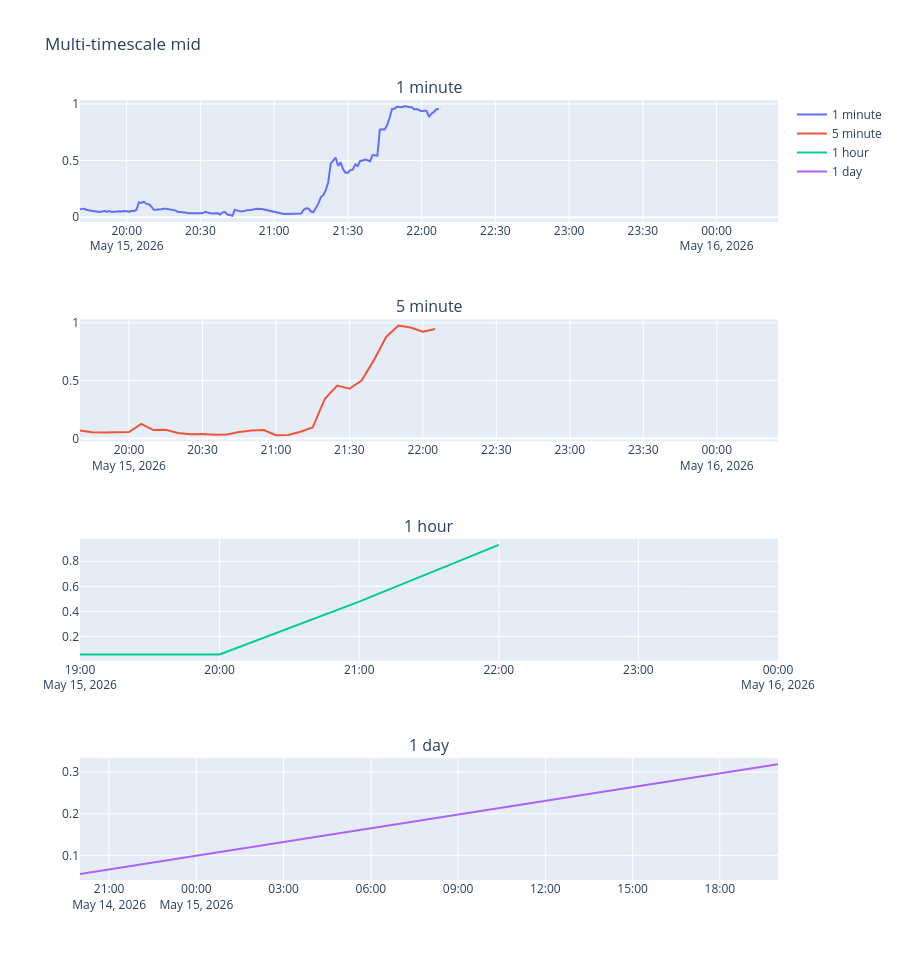

The notebook cell saved with this chart:
### Markdown cell above
## Section 5: Pick a market and look at it

### Code cell
# Pick the market with the most top-of-book changes
most_active = movement.sort_values("distinct_top_bids", ascending=False).iloc[0]
market_id = most_active["market_id"]
print(
    f"Most active market: {market_id} (venue={most_active['venue']}, snapshots={most_active['snapshots']}, distinct_top_bids={most_active['distinct_top_bids']})"
)

aggs = multi_timescale_aggregation(con, market_id)
plot_multi_timescale_overlay(aggs)

### Figure 1 — Plotly figure (JSON) as saved in the notebook; plotly's stock layout.template omitted (floating-point values rounded to 4 significant figures; data arrays with more than 128 entries replaced by an {"elided": "..."} marker saying what was removed)
{"data": [{"mode": "lines", "name": "1 minute", "x": {"elided": "266 str values"}, "y": {"elided": "266 float values"}, "type": "scatter", "xaxis": "x", "yaxis": "y"}, {"mode": "lines", "name": "5 minute", "x": ["2026-05-15T19:40:00.000000", "2026-05-15T19:45:00.000000", "2026-05-15T19:50:00.000000", "2026-05-15T19:55:00.000000", "2026-05-15T20:00:00.000000", "2026-05-15T20:05:00.000000", "2026-05-15T20:10:00.000000", "2026-05-15T20:15:00.000000", "2026-05-15T20:20:00.000000", "2026-05-15T20:25:00.000000", "2026-05-15T20:30:00.000000", "2026-05-15T20:35:00.000000", "2026-05-15T20:40:00.000000", "2026-05-15T20:45:00.000000", "2026-05-15T20:50:00.000000", "2026-05-15T20:55:00.000000", "2026-05-15T21:00:00.000000", "2026-05-15T21:05:00.000000", "2026-05-15T21:10:00.000000", "2026-05-15T21:15:00.000000", "2026-05-15T21:20:00.000000", "2026-05-15T21:25:00.000000", "2026-05-15T21:30:00.000000", "2026-05-15T21:35:00.000000", "2026-05-15T21:40:00.000000", "2026-05-15T21:45:00.000000", "2026-05-15T21:50:00.000000", "2026-05-15T21:55:00.000000", "2026-05-15T22:00:00.000000", "2026-05-15T22:05:00.000000", "2026-05-15T22:10:00.000000", "2026-05-15T22:20:00.000000", "2026-05-15T22:25:00.000000", "2026-05-15T22:30:00.000000", "2026-05-15T22:35:00.000000", "2026-05-15T22:40:00.000000", "2026-05-15T22:45:00.000000", "2026-05-15T22:50:00.000000", "2026-05-15T22:55:00.000000", "2026-05-15T23:00:00.000000", "2026-05-15T23:05:00.000000", "2026-05-15T23:10:00.000000", "2026-05-15T23:15:00.000000", "2026-05-15T23:20:00.000000", "2026-05-15T23:25:00.000000", "2026-05-15T23:30:00.000000", "2026-05-15T23:35:00.000000", "2026-05-15T23:40:00.000000", "2026-05-15T23:45:00.000000", "2026-05-15T23:50:00.000000", "2026-05-15T23:55:00.000000", "2026-05-16T00:00:00.000000", "2026-05-16T00:05:00.000000", "2026-05-16T00:10:00.000000", "2026-05-16T00:15:00.000000", "2026-05-16T00:20:00.000000", "2026-05-16T00:25:00.000000"], "y": [0.06906, 0.0535, 0.0505, 0.052, 0.05525, 0.1258, 0.072, 0.075, 0.04605, 0.0353, 0.0382, 0.03253, 0.03347, 0.05592, 0.06875, 0.073, 0.02812, 0.02913, 0.05733, 0.09565, 0.3435, 0.4563, 0.4297, 0.5005, 0.6769, 0.8772, 0.9768, 0.9592, 0.9229, 0.9455, NaN, NaN, NaN, NaN, NaN, NaN, NaN, NaN, NaN, NaN, NaN, NaN, NaN, NaN, NaN, NaN, NaN, NaN, NaN, NaN, NaN, NaN, NaN, NaN, NaN, NaN, NaN], "type": "scatter", "xaxis": "x2", "yaxis": "y2"}, {"mode": "lines", "name": "1 hour", "x": ["2026-05-15T19:00:00.000000", "2026-05-15T20:00:00.000000", "2026-05-15T21:00:00.000000", "2026-05-15T22:00:00.000000", "2026-05-15T23:00:00.000000", "2026-05-16T00:00:00.000000"], "y": [0.05559, 0.05681, 0.4775, 0.9309, NaN, NaN], "type": "scatter", "xaxis": "x3", "yaxis": "y3"}, {"mode": "lines", "name": "1 day", "x": ["2026-05-14T20:00:00.000000", "2026-05-15T20:00:00.000000"], "y": [0.05559, 0.3191], "type": "scatter", "xaxis": "x4", "yaxis": "y4"}], "layout": {"xaxis": {"anchor": "y", "domain": [0.0, 1.0]}, "yaxis": {"anchor": "x", "domain": [0.8438, 1.0]}, "xaxis2": {"anchor": "y2", "domain": [0.0, 1.0]}, "yaxis2": {"anchor": "x2", "domain": [0.5625, 0.7188]}, "xaxis3": {"anchor": "y3", "domain": [0.0, 1.0]}, "yaxis3": {"anchor": "x3", "domain": [0.2812, 0.4375]}, "xaxis4": {"anchor": "y4", "domain": [0.0, 1.0]}, "yaxis4": {"anchor": "x4", "domain": [0.0, 0.1562]}, "annotations": [{"font": {"size": 16}, "showarrow": false, "text": "1 minute", "x": 0.5, "xanchor": "center", "xref": "paper", "y": 1.0, "yanchor": "bottom", "yref": "paper"}, {"font": {"size": 16}, "showarrow": false, "text": "5 minute", "x": 0.5, "xanchor": "center", "xref": "paper", "y": 0.7188, "yanchor": "bottom", "yref": "paper"}, {"font": {"size": 16}, "showarrow": false, "text": "1 hour", "x": 0.5, "xanchor": "center", "xref": "paper", "y": 0.4375, "yanchor": "bottom", "yref": "paper"}, {"font": {"size": 16}, "showarrow": false, "text": "1 day", "x": 0.5, "xanchor": "center", "xref": "paper", "y": 0.1562, "yanchor": "bottom", "yref": "paper"}], "title": {"text": "Multi-timescale mid"}, "height": 960}}
